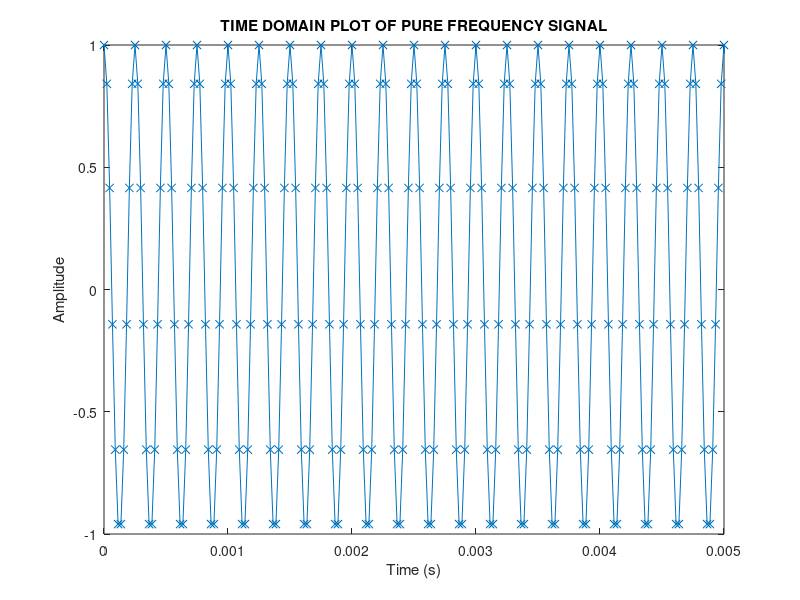
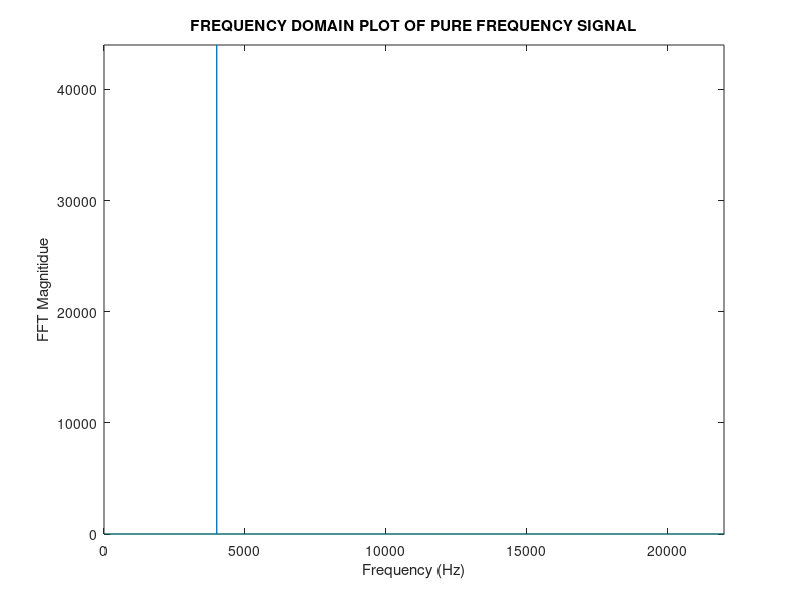

Reproduce these figures in MATLAB, in order.
close all;clear all;clc;
% singal frequency
frequency = 4000;   % Hz

duration = 2;       % second
fs = 44000;            % sampling f Hz
time = [0:(duration*fs)-1];
x = cos(frequency*2*pi*time/fs);
buffer=sprintf('TIME DOMAIN PLOT OF PURE FREQUENCY SIGNAL');
fig1=figure(1);
plot(time/fs,x,'-x');
title(buffer);
axis([0 0.005 -1 1]);
xlabel('Time (s)');
ylabel('Amplitude');
% print(fig1,'my_plot','-dpng');

% audiowrite('my_wave.wav',x',fs);

fft_x=abs(fft(x,length(x)));

frequency_range=fs*[0:length(x)-1]/length(x);
figure(2);
plot(frequency_range,fft_x);
xlabel('Frequency (Hz)');
ylabel('FFT Magnitidue');
title('FREQUENCY DOMAIN PLOT OF PURE FREQUENCY SIGNAL')
axis([0 fs/2 0 max(fft_x)]);



